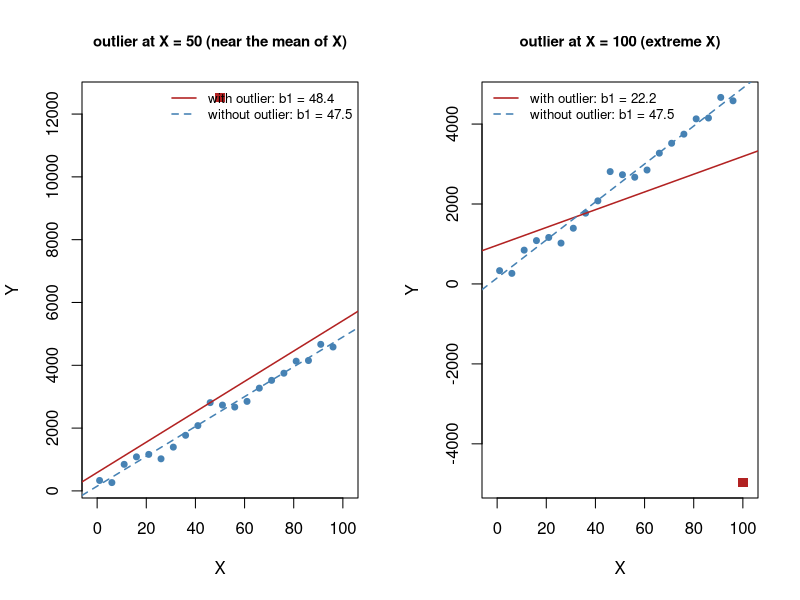

Here is the R script that generated this plot:
# An outlier near the center of X shifts the line; an outlier at an extreme X tilts it.
set.seed(0)
x <- seq(1, 96, by = 5)
y <- 30 + 50 * x + 200 * rnorm(length(x))
cases <- list(
  list(title = "outlier at X = 50 (near the mean of X)", xo = 50, yo = 30 + 50 * 50 + 10000, loc = "topright"),
  list(title = "outlier at X = 100 (extreme X)", xo = 100, yo = 30 + 50 * 100 - 10000, loc = "topleft")
)

fit <- lm(y ~ x)
op <- par(mfrow = c(1, 2))
for (cs in cases) {
  xa <- c(x, cs$xo)
  ya <- c(y, cs$yo)
  fit_a <- lm(ya ~ xa)
  plot(xa, ya, type = "n", xlim = c(-2, 102), xlab = "X", ylab = "Y", main = cs$title, cex.main = 0.9)
  points(x, y, pch = 19, col = "steelblue", cex = 0.8)
  points(cs$xo, cs$yo, pch = 15, col = "firebrick", cex = 1.3)
  abline(fit_a, col = "firebrick", lwd = 1.5)
  abline(fit, col = "steelblue", lwd = 1.5, lty = 2)
  legend(cs$loc, bty = "n", cex = 0.8, lwd = 1.5, lty = c(1, 2), col = c("firebrick", "steelblue"),
         legend = c(sprintf("with outlier: b1 = %.1f", coef(fit_a)[2]),
                    sprintf("without outlier: b1 = %.1f", coef(fit)[2])))
}
par(op)
